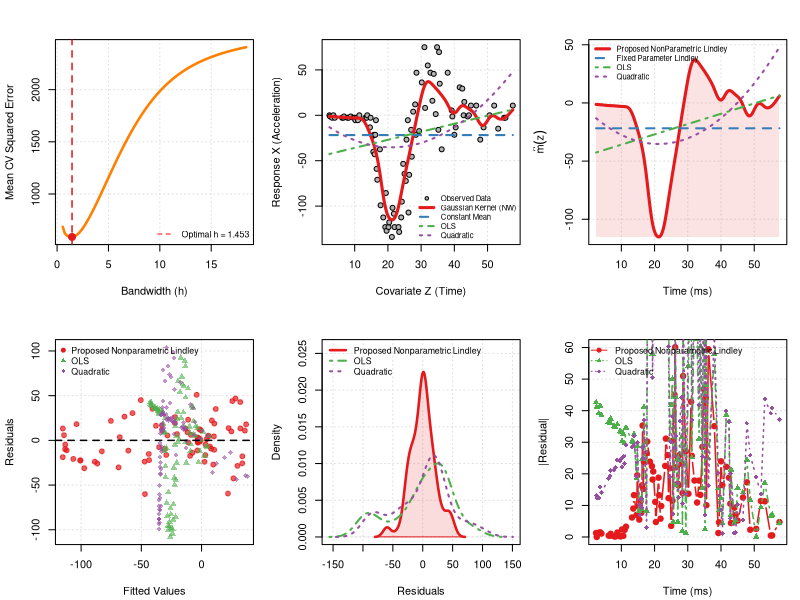

Reproduce this figure in R.
# Nonparametric Regression Evaluation: Comparison Plots & Paper Metrics
# Dataset: boot::motor (Z = times, X = accel)
# Response X = acceleration; Covariate Z = time since impact
#
# IMPORTANT:
# The motor$accel response contains negative and positive values. Therefore,
# a Lindley distribution model and its theta-recovery formula are not suitable
# for this response without a justified transformation/model change.
# This script keeps the kernel-regression evaluation structure but uses
# regression comparators that allow negative responses.

# 1. Load Data
if (!requireNamespace("boot", quietly = TRUE)) install.packages("boot")
library(boot)
data(motor)

Z <- motor$times
X <- motor$accel
dat <- data.frame(Z = Z, X = X)
dat <- dat[complete.cases(dat), ]
Z <- dat$Z
X <- dat$X
n <- length(X)

cat("Dataset dimensions:", nrow(motor), "rows and", ncol(motor), "columns\n")
cat("Variables:", paste(names(motor), collapse = ", "), "\n")
cat("Analysis sample size:", n, "\n")
cat("Response (X): accel; Covariate (Z): times\n\n")
print(head(dat))

# 2. Kernel, Estimation, and Integration Functions
gaussian_kernel <- function(u) {
  (1 / sqrt(2 * pi)) * exp(-0.5 * u^2)
}

# Nadaraya-Watson Kernel Mean Estimator m_h(z)
nw_mean <- function(z_eval, Z_data, X_data, h) {
  sapply(z_eval, function(z) {
    weights <- gaussian_kernel((z - Z_data) / h)
    if (!is.finite(sum(weights)) || sum(weights) == 0) return(mean(X_data))
    sum(weights * X_data) / sum(weights)
  })
}

# Trapezoidal Rule for Integrated Squared Error over normalized Z in [0, 1]
trapz_ise <- function(z_cov, errors_sq) {
  z_range <- range(z_cov)
  if (diff(z_range) == 0) return(NA_real_)
  z_norm <- (z_cov - z_range[1]) / diff(z_range)
  ord <- order(z_norm)
  z_s <- z_norm[ord]
  e_s <- errors_sq[ord]
  sum(diff(z_s) * (e_s[-1] + e_s[-length(e_s)]) / 2)
}

# Helper function to compute performance metrics
compute_metrics <- function(m_hat, X_obs, Z_cov) {
  residuals <- m_hat - X_obs
  mean_bias <- mean(residuals)
  variance  <- var(m_hat)
  mse       <- mean(residuals^2)
  rmse      <- sqrt(mse)
  mae       <- mean(abs(residuals))
  mcse      <- sd(m_hat) / sqrt(length(m_hat))
  ise       <- trapz_ise(Z_cov, residuals^2)
  rmise     <- sqrt(ise)

  data.frame(
    Mean_Bias = round(mean_bias, 4),
    Variance  = round(variance, 4),
    MSE       = round(mse, 4),
    RMSE      = round(rmse, 4),
    MAE       = round(mae, 4),
    MCSE      = round(mcse, 4),
    ISE       = round(ise, 4),
    RMISE     = round(rmise, 4)
  )
}

# 3. Bandwidth Selection via Leave-One-Out Cross-Validation (LOOCV)
# times is measured in milliseconds; use a data-scaled bandwidth grid.
bandwidth_grid <- seq(max(diff(range(Z)) / 100, 0.1),
                      diff(range(Z)) / 3, length.out = 100)
cv_scores <- numeric(length(bandwidth_grid))

for (k in seq_along(bandwidth_grid)) {
  h_cand <- bandwidth_grid[k]
  loocv_err <- numeric(n)
  for (i in seq_len(n)) {
    m_loo <- nw_mean(Z[i], Z[-i], X[-i], h_cand)
    loocv_err[i] <- (X[i] - m_loo)^2
  }
  cv_scores[k] <- mean(loocv_err)
}
optimal_h <- bandwidth_grid[which.min(cv_scores)]

# 4. Model Estimations & Performance Metric Calculations

# Model 1: Proposed Gaussian-kernel Nadaraya-Watson regression
m_hat_prop <- nw_mean(Z, Z, X, optimal_h)
res_prop   <- compute_metrics(m_hat_prop, X, Z)

# Model 2: Constant-mean regression benchmark
m_bar_fixed <- rep(mean(X), n)
res_fixed   <- compute_metrics(m_bar_fixed, X, Z)

# Model 3: Standard Linear Regression (OLS)
fit_lm   <- lm(X ~ Z)
m_hat_lm <- predict(fit_lm)
res_lm   <- compute_metrics(m_hat_lm, X, Z)

# Model 4: Quadratic Polynomial Regression
fit_quad   <- lm(X ~ Z + I(Z^2))
m_hat_quad <- predict(fit_quad)
res_quad   <- compute_metrics(m_hat_quad, X, Z)

# 5. Paper Metric & Summary Tables

# Table 1: Master Model Comparison Table
comparison_table <- rbind(
  data.frame(Model = "Proposed Gaussian Kernel (NW)", res_prop),
  data.frame(Model = "Constant-Mean Benchmark", res_fixed),
  data.frame(Model = "Linear Regression (OLS)", res_lm),
  data.frame(Model = "Quadratic Polynomial Regression", res_quad)
)

cat("\n=\n")
cat("TABLE 1: Model Performance Comparison Metrics\n")
cat("=\n")
print(comparison_table, row.names = FALSE)

# Table 2: Summary Statistics of Fitted Mean Curves
z_grid <- seq(min(Z), max(Z), length.out = 200)
m_grid_prop <- nw_mean(z_grid, Z, X, optimal_h)
m_grid_lm   <- predict(fit_lm, newdata = data.frame(Z = z_grid))
m_grid_quad <- predict(fit_quad, newdata = data.frame(Z = z_grid))

fit_summary <- function(y) {
  c(Min = min(y), Q1 = unname(quantile(y, 0.25)),
    Median = median(y), Mean = mean(y),
    Q3 = unname(quantile(y, 0.75)), Max = max(y), SD = sd(y))
}

fit_summary_table <- rbind(
  data.frame(Model = "Proposed Gaussian Kernel (NW)",
             t(round(fit_summary(m_grid_prop), 4))),
  data.frame(Model = "Constant-Mean Benchmark",
             t(round(fit_summary(rep(mean(X), length(z_grid))), 4))),
  data.frame(Model = "Linear Regression (OLS)",
             t(round(fit_summary(m_grid_lm), 4))),
  data.frame(Model = "Quadratic Polynomial Regression",
             t(round(fit_summary(m_grid_quad), 4)))
)
cat("\n=\n")
cat("TABLE 2: Summary Statistics of Fitted Mean Curves\n")
cat("=\n")
print(fit_summary_table, row.names = FALSE)

# Table 3: Detailed Residual Distribution Analysis
calc_res_summary <- function(m_hat, X_obs) {
  e <- X_obs - m_hat
  c(Min = min(e), Q1 = unname(quantile(e, 0.25)),
    Median = median(e), Mean = mean(e),
    Q3 = unname(quantile(e, 0.75)), Max = max(e), SD = sd(e))
}

residual_table <- rbind(
  data.frame(Model = "Proposed Gaussian Kernel (NW)",
             t(round(calc_res_summary(m_hat_prop, X), 4))),
  data.frame(Model = "Constant-Mean Benchmark",
             t(round(calc_res_summary(m_bar_fixed, X), 4))),
  data.frame(Model = "Linear Regression (OLS)",
             t(round(calc_res_summary(m_hat_lm, X), 4))),
  data.frame(Model = "Quadratic Polynomial Regression",
             t(round(calc_res_summary(m_hat_quad, X), 4)))
)
colnames(residual_table) <- c("Model", "Min", "Q1", "Median", "Mean", "Q3", "Max", "SD")

cat("\n=\n")
cat("TABLE 3: Residual Distribution Analysis Across Models\n")
cat("=\n")
print(residual_table, row.names = FALSE)

# 6. Advanced 6-Panel Visualizations
c_prop  <- "#E41A1C" # Proposed kernel regression
c_fixed <- "#377EB8" # Constant mean
c_lm    <- "#4DAF4A" # OLS
c_quad  <- "#984EA3" # Quadratic regression
c_grid  <- "gray88"

m_grid_fixed <- rep(mean(X), length(z_grid))

# Predictions at observed covariate values (used in diagnostic panels)
predictions <- list(
  Proposed = m_hat_prop,
  Constant = m_bar_fixed,
  OLS = m_hat_lm,
  Quadratic = m_hat_quad
)

if (interactive()) {
  dev.new(width = 12, height = 8)
}
old_par <- par(no.readonly = TRUE)
par(mfrow = c(2, 3), mar = c(4.2, 4.2, 3, 1), bg = "white")

# Panel 1: LOOCV Bandwidth Selection Curve
plot(bandwidth_grid, cv_scores, type = "l", col = "#FF7F00", lwd = 2.5,
     main = "", xlab = "Bandwidth (h)",
     ylab = "Mean CV Squared Error", panel.first = grid(col = c_grid))
points(optimal_h, min(cv_scores), col = c_prop, pch = 19, cex = 1.4)
abline(v = optimal_h, col = c_prop, lty = 2, lwd = 1.5)
legend("bottomright", legend = paste0("Optimal h = ", round(optimal_h, 3)),
       col = c_prop, lty = 2, bty = "n", cex = 0.8)

# Panel 2: Fitted Mean Regression Curves
plot(Z, X, pch = 21, bg = "gray70", col = "black", cex = 1,
     main = "",
     xlab = "Covariate Z (Time)",
     ylab = "Response X (Acceleration)",
     panel.first = grid(col = c_grid))
lines(z_grid, m_grid_prop, col = c_prop, lwd = 3)
lines(z_grid, m_grid_fixed, col = c_fixed, lwd = 2, lty = 2)
lines(z_grid, m_grid_lm, col = c_lm, lwd = 2, lty = 4)
lines(z_grid, m_grid_quad, col = c_quad, lwd = 2, lty = 3)
legend("bottomright", legend = c("Observed Data", "Gaussian Kernel (NW)",
                          "Constant Mean", "OLS", "Quadratic"),
       col = c("black", c_prop, c_fixed, c_lm, c_quad),
       pch = c(21, NA, NA, NA, NA), pt.bg = "gray70",
       lty = c(NA, 1, 2, 4, 3), lwd = c(NA, 3, 2, 2, 2),
       bty = "n", cex = 0.7)

# Panel 3: Estimated Regression Function
plot(z_grid, m_grid_prop, type = "n",
     main = "",
     xlab = "Time (ms)", ylab = expression(hat(m)(z)),
     ylim = range(c(m_grid_prop, m_grid_lm, m_grid_quad, m_grid_fixed)),
     panel.first = grid(col = c_grid))
polygon(c(z_grid, rev(z_grid)),
        c(m_grid_prop, rep(min(m_grid_prop), length(z_grid))),
        col = adjustcolor(c_prop, alpha.f = 0.12), border = NA)
lines(z_grid, m_grid_prop, col = c_prop, lwd = 3)
lines(z_grid, m_grid_fixed, col = c_fixed, lwd = 2, lty = 2)
lines(z_grid, m_grid_lm, col = c_lm, lwd = 2, lty = 4)
lines(z_grid, m_grid_quad, col = c_quad, lwd = 2, lty = 3)
legend("topleft", legend = c("Proposed NonParametric Lindley", "Fixed Parameter Lindley", "OLS", "Quadratic"),
       col = c(c_prop, c_fixed, c_lm, c_quad),
       lty = c(1, 2, 4, 3), lwd = c(3, 2, 2, 2), bty = "n", cex = 0.7)

# Panel 4: Residuals vs Fitted Values
plot(m_hat_prop, X - m_hat_prop, pch = 19,
     col = adjustcolor(c_prop, 0.7), main = "",
     xlab = "Fitted Values", ylab = "Residuals",
     ylim = range(c(X - m_hat_prop, X - m_hat_lm, X - m_hat_quad)),
     panel.first = grid(col = c_grid))
points(m_hat_lm, X - m_hat_lm, pch = 17, col = adjustcolor(c_lm, 0.6))
points(m_hat_quad, X - m_hat_quad, pch = 18, col = adjustcolor(c_quad, 0.6))
abline(h = 0, lty = 2, col = "black", lwd = 1.5)
legend("topleft", legend = c("Proposed Nonparametric Lindley", "OLS", "Quadratic"),
       col = c(c_prop, c_lm, c_quad), pch = c(19, 17, 18),
       bty = "n", cex = 0.8)

# Panel 5: Empirical Residual Density Comparison
dens_prop <- density(X - m_hat_prop)
dens_lm   <- density(X - m_hat_lm)
dens_quad <- density(X - m_hat_quad)
plot(dens_prop, col = c_prop, lwd = 2.5,
     main = "",
     xlab = "Residuals", ylab = "Density",
     xlim = range(c(dens_prop$x, dens_lm$x, dens_quad$x)),
     ylim = c(0, max(c(dens_prop$y, dens_lm$y, dens_quad$y)) * 1.15),
     panel.first = grid(col = c_grid))
polygon(dens_prop, col = adjustcolor(c_prop, 0.15), border = c_prop)
lines(dens_lm, col = c_lm, lwd = 2, lty = 4)
lines(dens_quad, col = c_quad, lwd = 2, lty = 3)
legend("topleft", legend = c("Proposed Nonparametric Lindley ", "OLS", "Quadratic"),
       col = c(c_prop, c_lm, c_quad), lty = c(1, 4, 3),
       lwd = c(2.5, 2, 2), bty = "n", cex = 0.8)

# Panel 6: Pointwise Absolute Errors across Covariate Z
ord <- order(Z)
plot(Z[ord], abs(X[ord] - m_hat_prop[ord]), type = "b", pch = 19,
     col = c_prop, lwd = 1.5, main = "",
     xlab = "Time (ms)", ylab = "|Residual|",
     panel.first = grid(col = c_grid))
lines(Z[ord], abs(X[ord] - m_hat_lm[ord]), type = "b", pch = 17,
      col = c_lm, lwd = 1.5, lty = 4)
lines(Z[ord], abs(X[ord] - m_hat_quad[ord]), type = "b", pch = 18,
      col = c_quad, lwd = 1.5, lty = 3)
legend("topleft", legend = c("Proposed Nonparametric Lindley", "OLS", "Quadratic"),
       col = c(c_prop, c_lm, c_quad), pch = c(19, 17, 18),
       lty = c(1, 4, 3), bty = "n", cex = 0.8)

par(old_par)

cat("\nSelected LOOCV bandwidth:", round(optimal_h, 4), "\n")
cat("Note: this is a regression comparison for acceleration versus time;\n")
cat("it does not estimate a Lindley parameter because acceleration can be negative.\n")
